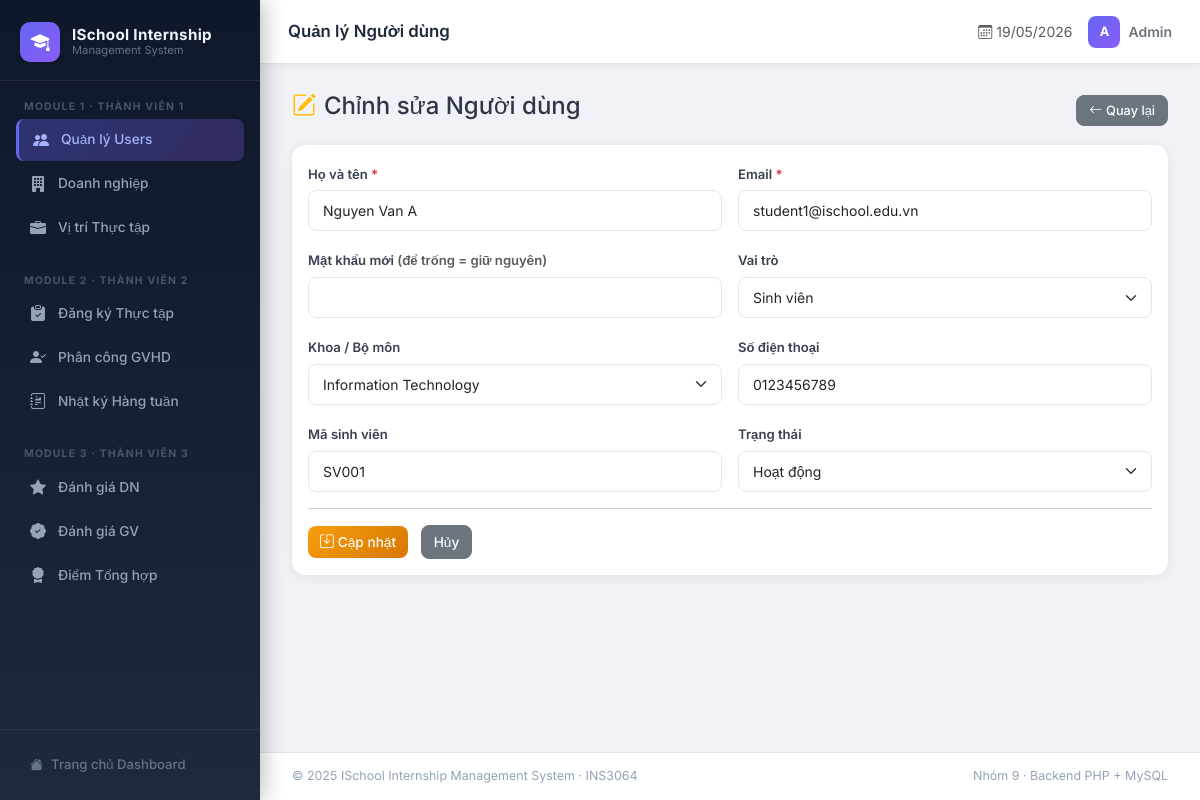
Page /internship_system/modules/users/edit.php?id=2 on the committed database.
### tables this page shows
CREATE TABLE users (
    user_id       INT PRIMARY KEY AUTO_INCREMENT,
    full_name     VARCHAR(100) NOT NULL,
    email         VARCHAR(100) NOT NULL UNIQUE,
    password      VARCHAR(255) NOT NULL,
    role          ENUM('student','lecturer','company_rep','admin') NOT NULL,
    department_id INT,
    phone         VARCHAR(20),
    student_code  VARCHAR(20) UNIQUE,
    status        ENUM('active','inactive') DEFAULT 'active',
    created_at    TIMESTAMP DEFAULT CURRENT_TIMESTAMP,
    FOREIGN KEY (department_id) REFERENCES departments(department_id)
);

CREATE TABLE departments (
    department_id   INT PRIMARY KEY AUTO_INCREMENT,
    department_name VARCHAR(100) NOT NULL,
    description     TEXT
);

### internship_system/modules/users/edit.php (the view, shortened to what this page needs)
<?php
require_once '../../config/database.php';
$id = (int)($_GET['id'] ?? 0);
$stmt = $conn->prepare("SELECT * FROM users WHERE user_id = ?");
$stmt->bind_param('i', $id);
$stmt->execute();
$user = $stmt->get_result()->fetch_assoc();
$departments = $conn->query("SELECT * FROM departments ORDER BY department_name")->fetch_all(MYSQLI_ASSOC);
?>
<?php include '../../includes/header.php'; ?>
<div class="d-flex justify-content-between align-items-center mb-3">
    <h4><i class="bi bi-pencil-square me-2 text-warning"></i>Chỉnh sửa Người dùng</h4>
    <a href="list.php" class="btn btn-secondary btn-sm"><i class="bi bi-arrow-left me-1"></i>Quay lại</a>
</div>
<div class="card">
    <div class="card-body">
        <form method="POST">
            <div class="row g-3">
                <div class="col-md-6">
                    <label class="form-label fw-semibold">Họ và tên <span class="text-danger">*</span></label>
                    <input type="text" name="full_name" class="form-control"
                           value="<?= htmlspecialchars($user['full_name']) ?>" required>
                </div>
                <div class="col-md-6">
                    <label class="form-label fw-semibold">Email <span class="text-danger">*</span></label>
                    <input type="email" name="email" class="form-control"
                           value="<?= htmlspecialchars($user['email']) ?>" required>
                </div>
                <div class="col-md-6">
                    <label class="form-label fw-semibold">Mật khẩu mới <span class="text-muted">(để trống = giữ nguyên)</span></label>
                    <input type="password" name="new_password" class="form-control" minlength="6">
                </div>
                <div class="col-md-6">
                    <label class="form-label fw-semibold">Vai trò</label>
                    <select name="role" class="form-select">
                        <option value="student"     <?= $user['role']==='student'     ?'selected':'' ?>>Sinh viên</option>
                    </select>
                </div>
                <div class="col-md-6">
                    <label class="form-label fw-semibold">Khoa / Bộ môn</label>
                    <select name="department_id" class="form-select">
                        <?php foreach ($departments as $d): ?>
                        <option value="<?= $d['department_id'] ?>"
                            <?= $user['department_id']==$d['department_id'] ?'selected':'' ?>>
                            <?= htmlspecialchars($d['department_name']) ?>
                        </option>
                        <?php endforeach; ?>
                    </select>
                </div>
                <div class="col-md-6">
                    <label class="form-label fw-semibold">Số điện thoại</label>
                    <input type="text" name="phone" class="form-control"
                           value="<?= htmlspecialchars($user['phone'] ?? '') ?>">
                </div>
                <div class="col-md-6">
                    <label class="form-label fw-semibold">Mã sinh viên</label>
                    <input type="text" name="student_code" class="form-control"
                           value="<?= htmlspecialchars($user['student_code'] ?? '') ?>">
                </div>
                <div class="col-md-6">
                    <label class="form-label fw-semibold">Trạng thái</label>
                    <select name="status" class="form-select">
                        <option value="active"   <?= $user['status']==='active'   ?'selected':'' ?>>Hoạt động</option>
                    </select>
                </div>
            </div>
            <hr>
            <button type="submit" class="btn btn-warning">
                <i class="bi bi-save me-1"></i>Cập nhật
            </button>
            <a href="list.php" class="btn btn-secondary ms-2">Hủy</a>
        </form>
    </div>
</div>
<?php include '../../includes/footer.php'; ?>

### internship_system/includes/header.php (style rules this page uses)
*, *::before, *::after { box-sizing: border-box; }
body { font-family: 'Inter', sans-serif; background: #f0f2f8; color: #2d3748; margin: 0; }
.card { border: none; border-radius: 14px; box-shadow: 0 2px 12px rgba(0,0,0,.07); transition: box-shadow .2s, transform .2s; }
.btn { border-radius: 8px; font-weight: 500; font-size: 0.855rem; }
.btn-warning { background: linear-gradient(135deg, #f59e0b, #d97706); border: none; color: #fff; }
.btn-sm { padding: 5px 12px; font-size: 0.8rem; }
.form-control, .form-select { border-radius: 8px; border: 1.5px solid #e2e8f0; font-size: 0.875rem; padding: 9px 14px; transition: border-color .2s, box-shadow .2s; }
.form-label { font-weight: 600; font-size: 0.82rem; color: #374151; margin-bottom: 6px; }

### rows in the picture
users: full_name "Nguyen Van A", email "student1@ischool.edu.vn", role "Sinh viên", department_id "Information Technology", phone "0123456789", student_code "SV001", status "Hoạt động"

### other values in the picture
$titles[$page_key] "Quản lý Người dùng"
